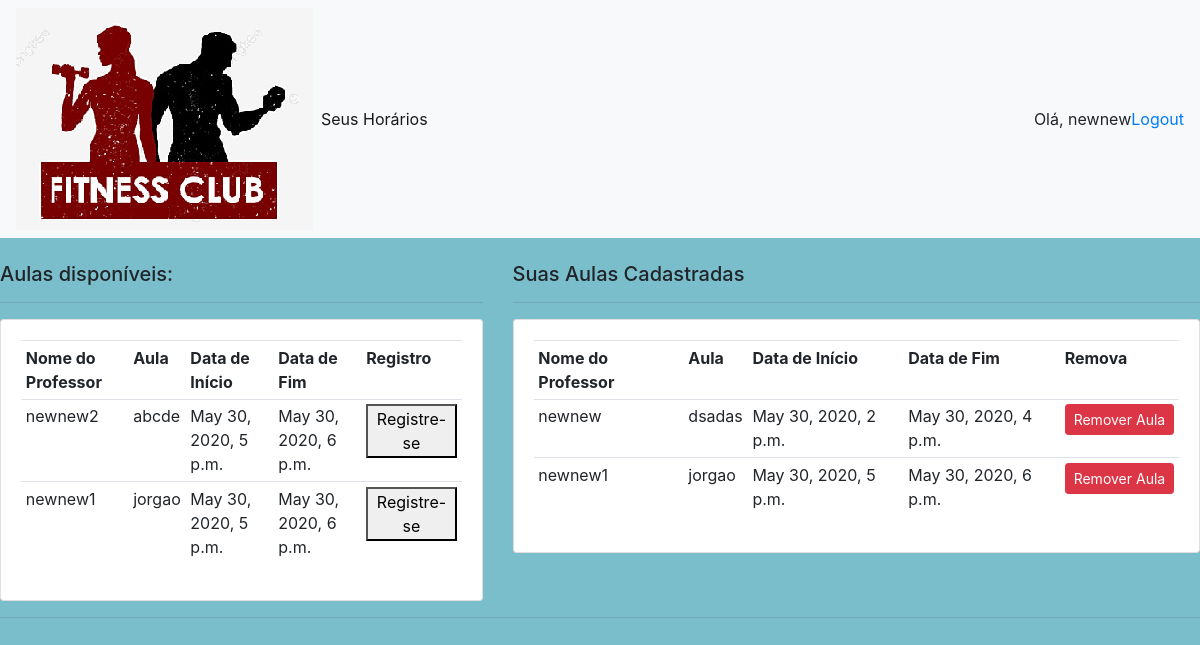
/dashboard_student/ (signed in), run on an earlier commit of the app's database.
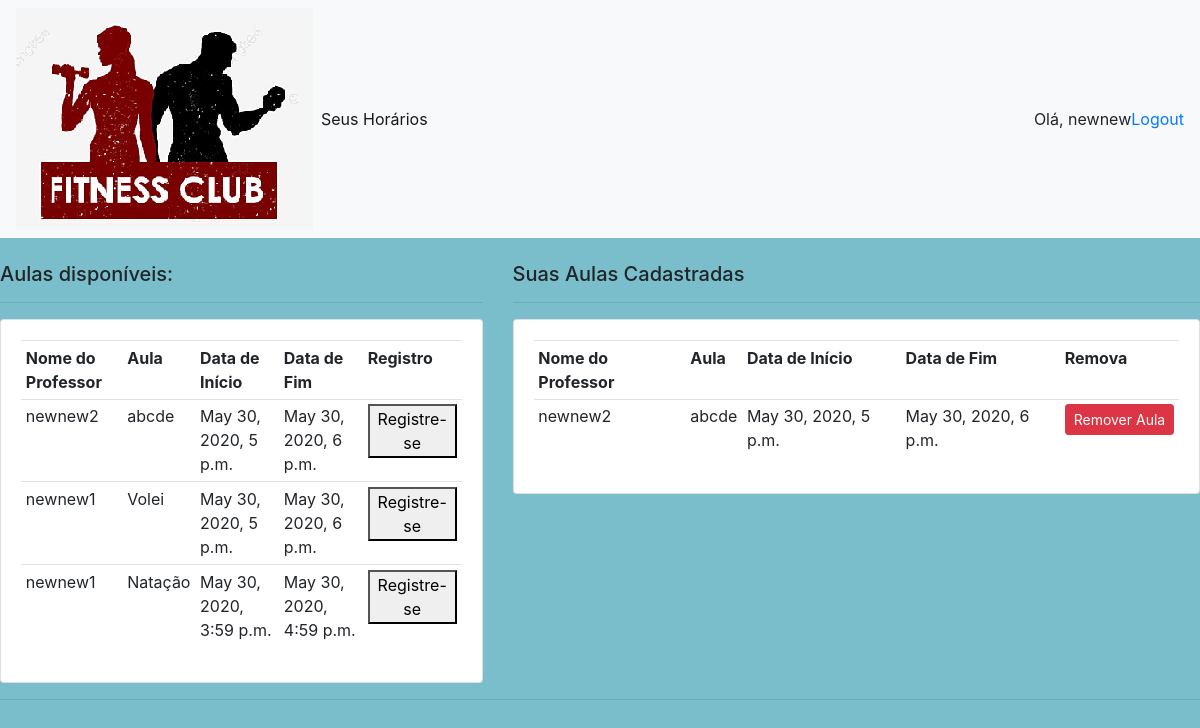
And on a later commit of the database.
### account/models.py (models this page shows, shortened)
class Class(models.Model):
    user = models.ForeignKey(User, verbose_name="user", null=True, on_delete=models.SET_NULL)
    class_name = models.CharField(max_length=200, verbose_name="Aula", null=True)
    start_date = models.DateTimeField(null=True, verbose_name="Data de Início")
    end_date = models.DateTimeField(null=True, verbose_name="Data de Fim")

class Registration(models.Model):
    user = models.ForeignKey(User, verbose_name="user", null=True, on_delete=models.SET_NULL)
    course = models.ForeignKey(Class, verbose_name="course", null=True, on_delete=models.SET_NULL)
    start_date = models.DateTimeField(verbose_name='date joined', auto_now_add=True)

### account/decorators.py (the view)
    def wrapper_function(request, *args, **kwargs):
        group = None
        if request.user.groups.exists():
            group = request.user.groups.all()[0].name
            if group == 'professor':
                return redirect('dashboard_professor')
            else:
                return view_func(request, *args, **kwargs)

### account/views.py (called while the page is built)
@login_required(login_url='login')
@student_only
def dashboard_student(request):
    classes = Class.objects.filter(user__groups__name='professor')
    registrations = Registration.objects.filter(user=request.user)
    context = {'classes': classes , "registrations" : registrations}
    return render(request, 'accounts/dashboard_student.html', context)

### account/templates/accounts/dashboard_student.html (shortened to what this page needs)
{%  extends 'accounts/main_student_page.html' %}
{% load static %}
{% block content %}
<br>
<div class="row">
	<div class="col-md-5">
		<h5>Aulas disponíveis:</h5>
		<hr>
		<div class="card card-body">
			<table class="table table-sm">
				<tr>
					<th>Nome do Professor</th>
					<th>Aula</th>
					<th>Data de Início</th>
					<th>Data de Fim</th>
					<th>Registro</th>
				</tr>
				{% for class in classes %}
					<tr>
						<td>{{class.user.username}}</td>
						<td>{{class.class_name}}</td>
						<td>{{class.start_date}}</td>
						<td>{{class.end_date}}</td>
						<td>
							<form method="post" action="{% url 'add_class' class.id %}">
								<button type='submit'> Registre-se</button>
							</form>
						</td>
					</tr>
				{% endfor %}
			</table>
		</div>
	</div>
	<div class="col-md-7">
		<h5>Suas Aulas Cadastradas</h5>
		<hr>
		<div class="card card-body">
			<table class="table table-sm">
				<tr>
					<th>Nome do Professor</th>
					<th>Aula</th>
					<th>Data de Início</th>
					<th>Data de Fim</th>
					<th>Remova</th>
				</tr>
				{% for registration in registrations %}
					<tr>
						<td>{{registration.course.user.username}}</td>
						<td>{{registration.course.class_name}}</td>
						<td>{{registration.course.start_date}}</td>
						<td>{{registration.course.end_date}}</td>
						<td><a class="btn btn-sm btn-danger" href="{% url 'remove_class' registration.id %}">Remover Aula</a></td>
					</tr>
				{% endfor %}
			</table>
		</div>
	</div>
</div>
{% endblock %}

### account/templates/accounts/main_student_page.html (shortened to what this page needs)
{% load static %}
<!DOCTYPE html>
<html>
<head>
	<link rel="stylesheet" href="https://stackpath.bootstrapcdn.com/bootstrap/4.1.3/css/bootstrap.min.css">
	<link rel="stylesheet" href="https://use.fontawesome.com/releases/v5.6.1/css/all.css">
	<link rel="stylesheet" type="text/css" href="{% static '/css/main.css' %}">
</head>
<body>
	{% include 'accounts/studentnavbar.html' %}
	{% block content %}
	{% endblock %}
	<hr>
</body>
</html>

### account/templates/accounts/studentnavbar.html (shortened to what this page needs)
{% load static %}
<nav class="navbar navbar-expand-lg navbar-light bg-light">
  <img src="{% static 'images/academia_logo.png' %}">
  <div class="collapse navbar-collapse" id="navbarNav">
    <ul class="navbar-nav">
      <li class="nav-item active">
        <a class="nav-link" href="/dashboard_student/">Seus Horários</a>
      </li>
    </ul>
  </div>
    <span class="hello-msg">Olá, {{request.user.username}} </span>
    <span ><a  class="hello-msg" href="{% url 'logout' %}"> Logout</a></span>
</nav>

### static/css/main.css (style rules this page uses)
body, html { margin: 0; padding: 0; height: 100%; background: #7abecc !important; }

What changed in the data, as far as the page shows it:
removed Registration: course.user.username "newnew", course.class_name "dsadas", course.start_date "May 30, 2020, 2 p.m.", course.end_date "May 30, 2020, 4 p.m."
removed Registration: course.user.username "newnew1", course.class_name "jorgao", course.start_date "May 30, 2020, 5 p.m.", course.end_date "May 30, 2020, 6 p.m."
changed Class: class_name "jorgao" → "Volei"
added Class: user.username "newnew1", class_name "Natação", start_date "May 30, 2020, 3:59 p.m.", end_date "May 30, 2020, 4:59 p.m."
added Registration: course.user.username "newnew2", course.class_name "abcde", course.start_date "May 30, 2020, 5 p.m.", course.end_date "May 30, 2020, 6 p.m."
